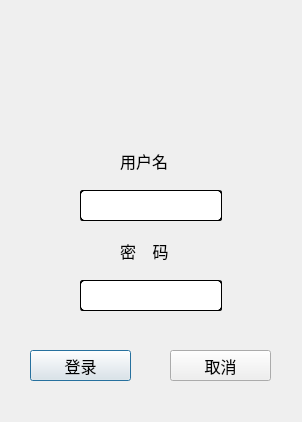
<?xml version="1.0" encoding="UTF-8"?>
<ui version="4.0">
 <class>Dialog</class>
 <widget class="QDialog" name="Dialog">
  <property name="geometry">
   <rect>
    <x>0</x>
    <y>0</y>
    <width>302</width>
    <height>422</height>
   </rect>
  </property>
  <property name="windowTitle">
   <string>Dialog</string>
  </property>
  <widget class="QLineEdit" name="lineEdit">
   <property name="geometry">
    <rect>
     <x>80</x>
     <y>190</y>
     <width>142</width>
     <height>31</height>
    </rect>
   </property>
   <property name="minimumSize">
    <size>
     <width>0</width>
     <height>31</height>
    </size>
   </property>
   <property name="styleSheet">
    <string notr="true">QLineEdit {  

border-width: 1px;
border-style: Ridge; 
 
border-radius:3px;  

} </string>
   </property>
  </widget>
  <widget class="QLineEdit" name="lineEdit_2">
   <property name="geometry">
    <rect>
     <x>80</x>
     <y>280</y>
     <width>142</width>
     <height>31</height>
    </rect>
   </property>
   <property name="minimumSize">
    <size>
     <width>0</width>
     <height>31</height>
    </size>
   </property>
   <property name="styleSheet">
    <string notr="true">QLineEdit {  

border-width: 1px;
border-style: Ridge; 
 
border-radius:3px;  

} </string>
   </property>
  </widget>
  <widget class="QLabel" name="label">
   <property name="geometry">
    <rect>
     <x>120</x>
     <y>150</y>
     <width>60</width>
     <height>22</height>
    </rect>
   </property>
   <property name="font">
    <font>
     <family>华文楷体</family>
     <pointsize>12</pointsize>
    </font>
   </property>
   <property name="text">
    <string>用户名</string>
   </property>
  </widget>
  <widget class="QLabel" name="label_2">
   <property name="geometry">
    <rect>
     <x>120</x>
     <y>240</y>
     <width>60</width>
     <height>22</height>
    </rect>
   </property>
   <property name="font">
    <font>
     <family>华文楷体</family>
     <pointsize>12</pointsize>
    </font>
   </property>
   <property name="text">
    <string>密    码</string>
   </property>
  </widget>
  <widget class="QPushButton" name="btnLogIn">
   <property name="geometry">
    <rect>
     <x>30</x>
     <y>350</y>
     <width>101</width>
     <height>31</height>
    </rect>
   </property>
   <property name="font">
    <font>
     <family>华文楷体</family>
     <pointsize>12</pointsize>
    </font>
   </property>
   <property name="text">
    <string>登录</string>
   </property>
  </widget>
  <widget class="QPushButton" name="btnCancel">
   <property name="geometry">
    <rect>
     <x>170</x>
     <y>350</y>
     <width>101</width>
     <height>31</height>
    </rect>
   </property>
   <property name="font">
    <font>
     <family>华文楷体</family>
     <pointsize>12</pointsize>
    </font>
   </property>
   <property name="text">
    <string>取消</string>
   </property>
  </widget>
 </widget>
 <resources/>
 <connections/>
</ui>
